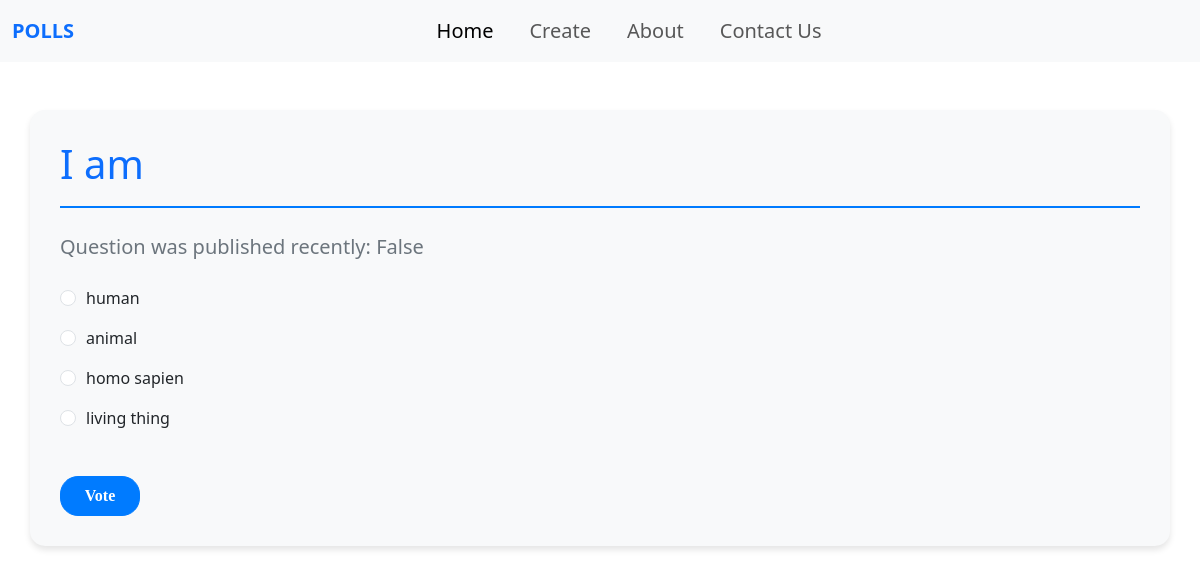
Screenshot of /3/ with the database file from the repository.
### polls/models.py (models this page shows, shortened)
class question(models.Model):
    question_text = models.CharField(max_length=300)
    publication_date = models.DateField("data published")
    @admin.display(
        boolean=True,
        ordering="publication_date",
        description="Published recently?",
    )
    def was_published_recently(self) -> bool:
        time_now = timezone.now().date()  # Convert to datetime.date object
        return time_now - timedelta(days=1) <= self.publication_date <= time_now

class choice(models.Model):
    question = models.ForeignKey(question, on_delete=models.CASCADE)
    text_choice = models.CharField(max_length=200)
    votes = models.IntegerField(default=0)
    voters = models.ManyToManyField(User, blank=True)  # Track users who voted for this choice

### polls/views.py (the view)
# urls.py: path("<int:pk>/" , views.DetailView.as_view() , name="details"),
class DetailView(generic.DetailView):
    model = question
    template_name = "polls/details.html"
    def get_queryset(self):
        return question.objects.filter(publication_date__lte=timezone.now())
    def get_context_data(self, **kwargs):
        context = super().get_context_data(**kwargs)
        question = self.get_object()
        context['was_published_recently'] = question.was_published_recently()
        return context

### polls/templates/polls/details.html (shortened to what this page needs)
<!DOCTYPE html>
<html lang="en">
<head>
    <link href="https://cdn.jsdelivr.net/npm/bootstrap@5.3.0-alpha1/dist/css/bootstrap.min.css" rel="stylesheet">
    {% load static %}
<link href="{%static 'polls/style.css'%}" rel="stylesheet">
</head>
<body>
  <nav class="navbar navbar-expand-lg bg-body-tertiary">
    <div class="container-fluid">
      <a class="navbar-brand" href="{%url 'polls:index'%}">POLLS</a>
      <div class="collapse navbar-collapse justify-content-center" id="navbarNavAltMarkup">
        <div class="navbar-nav">
          <a class="nav-link fs-5 active ml-20px" aria-current="page" href="{%url 'polls:index'%}">Home</a>
          <a class="nav-link fs-5 mr-33" href="#">Create</a>
          <a class="nav-link fs-5" href="{% url 'polls:about'%}">About</a>
          <a class="nav-link fs-5 " href="{% url 'polls:contact'%}">Contact Us</a>
        </div>
      </div>
    </div>
  </nav>
<form action="{% url 'polls:vote' question.id %}" method="post" id="pollForm">
    <div class="container mt-5" id="pollContainer">
        <fieldset>
            <legend class="mb-4"><h1 class="text-primary">{{ question.question_text }}</h1></legend>
            <p class="mb-4">Question was published recently: {{question.was_published_recently}}</p>
            {% for choice in question.choice_set.all %}
                <div class="form-check mb-3">
                    <input class="form-check-input" type="radio" name="choice" id="choice{{ forloop.counter }}" value="{{ choice.id }}">
                    <label class="form-check-label" for="choice{{ forloop.counter }}">{{ choice.text_choice }}</label>
                </div>
            {% endfor %}
        </fieldset>
        <button type="submit" class="btn btn-primary btn-lg mt-8" id="voteButton">Vote</button>
    </div>
</form>
</body>

### static/polls/style.css (style rules this page uses)
* { margin: 0; padding: 0; }
:root { --navbar_height: 59px; }
body { background-color: white; }
.btn { padding: 6px 20px; background-color: red; border-radius: 18px; font-size: 1rem; color: white; margin-top: 25px; font-weight: bold; cursor: pointer; margin-top: 62px; margin-bottom: 0px; font-family: tektur; text-decoration: none; }
a.navbar-brand { color: #0d6efd; font-weight: bold; }
a.nav-link { margin-right: 20px; }

### polls/templates/polls/details.html (style rules this page uses)
#pollContainer { background-color: #f8f9fa; padding: 30px; border-radius: 15px; box-shadow: 0 4px 6px rgba(0, 0, 0, 0.1); }
#pollContainer legend { font-size: 28px; color: #007bff; border-bottom: 2px solid #007bff; padding-bottom: 10px; margin-bottom: 20px; }
#pollContainer p { font-size: 20px; color: #6c757d; margin-bottom: 20px; }
#pollContainer .form-check-input { margin-right: 10px; }
#voteButton { background-color: #007bff; border-color: #007bff; transition: background-color 0.3s ease; margin-top:30px; width:80px; height:40px; color:white; font-weight: bold; font-style:sans-serif; }

### rows the page displays
question: question_text "I am", was_published_recently "False"
choice: text_choice "human"
choice: text_choice "animal"
choice: text_choice "homo sapien"
choice: text_choice "living thing"
